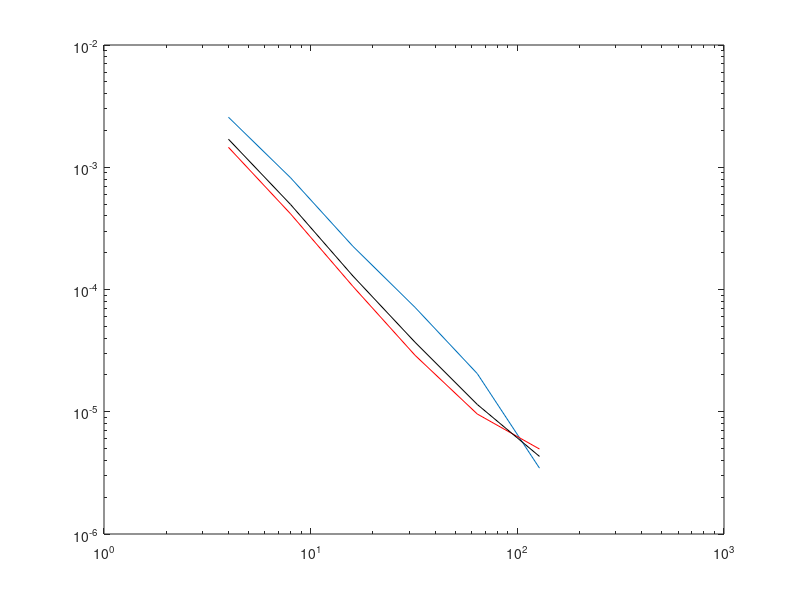

This chart was generated by the following MATLAB code:
num_el = [4 8 16 32 64 128];
%accuracy MPM(1)
% Deltares
error_1 = [0.002567737343201 8.194641928163814e-004 2.259255963095032e-004...
    7.140661483842501e-005 2.050956700532768e-005 3.456171713329815e-006];
loglog(num_el, error_1)
hold on
accuracy_1 = log2(error_1(1:end-1)./error_1(2:end))
% Matlab
error_matlab_1 =  [1.2918E-03 3.2595E-04 8.1795E-05 2.0632E-05...
    5.4969E-06 2.1502E-06];
accuracy_matlab_1 = log2(error_matlab_1(1:end-1)./error_matlab_1(2:end))

%accuracy MPM(4)
error_4 = [0.001456578325061 4.149949874748430e-004 1.062060321475216e-004...
    2.895357726837570e-005 9.583630043251487e-006 4.955854241281396e-006];
accuracy_4 = log2(error_4(1:end-1)./error_4(2:end))
loglog(num_el, error_4,'r')
hold on
error_matlab_4 = [1.0374e-03 2.6167e-04 6.5694e-05 1.6625e-05 4.5505e-06...
    1.9769e-06];
accuracy_matlab_4 = log2(error_matlab_4(1:end-1)./error_matlab_4(2:end))

%accuracy MPM(8)
error_8 = [0.001697435797358 4.951451472487486e-004 1.291696359957010e-004...
        3.701819141961082e-005 1.147304338790864e-005 4.311498131850748e-006];
accuracy_8 = log2(error_8(1:end-1)./error_8(2:end))
loglog(num_el, error_8,'k')


error_fem = [3.801018087168541e-004 9.522518139023464e-005...
    2.421298974142364e-005 6.273255088766722e-006 1.512861915733649e-006...
    3.7553e-007];
accuracy_fem = log2(error_fem(1:end-1)./error_fem(2:end))